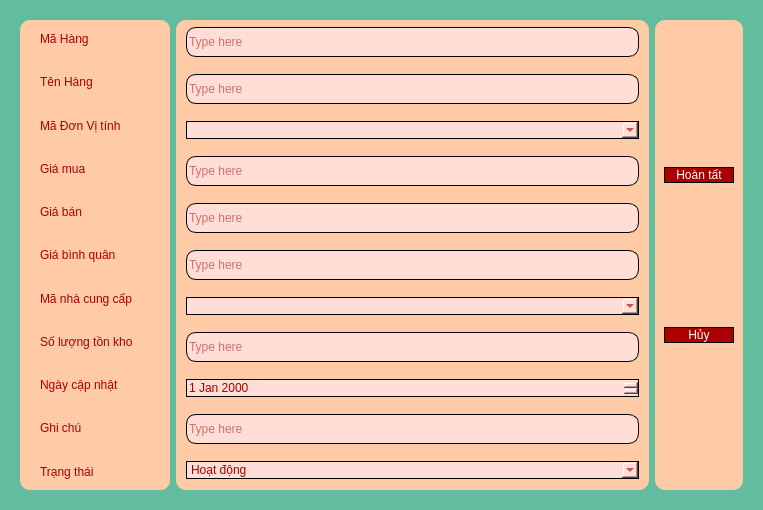
<?xml version="1.0" encoding="UTF-8"?>
<ui version="4.0">
 <class>Dialog</class>
 <widget class="QDialog" name="Dialog">
  <property name="geometry">
   <rect>
    <x>0</x>
    <y>0</y>
    <width>763</width>
    <height>510</height>
   </rect>
  </property>
  <property name="minimumSize">
   <size>
    <width>763</width>
    <height>510</height>
   </size>
  </property>
  <property name="windowTitle">
   <string>Dialog</string>
  </property>
  <property name="styleSheet">
   <string notr="true">font: 87 8pt &quot;Shopee Display Black&quot;;
background-color: rgb(98, 188, 157);</string>
  </property>
  <layout class="QHBoxLayout" name="horizontalLayout">
   <item>
    <widget class="QWidget" name="widget" native="true">
     <layout class="QHBoxLayout" name="horizontalLayout_4">
      <item>
       <widget class="QWidget" name="Menu_EnterDSHH" native="true">
        <property name="minimumSize">
         <size>
          <width>150</width>
          <height>0</height>
         </size>
        </property>
        <property name="maximumSize">
         <size>
          <width>150</width>
          <height>16777215</height>
         </size>
        </property>
        <property name="styleSheet">
         <string notr="true">	color: rgb(170, 0, 0);
	font: 87 11pt &quot;Shopee Display Black&quot;;
border-radius: 10px;
background-color: rgb(255, 202, 166);</string>
        </property>
        <layout class="QVBoxLayout" name="verticalLayout_2">
         <property name="leftMargin">
          <number>20</number>
         </property>
         <property name="topMargin">
          <number>0</number>
         </property>
         <property name="rightMargin">
          <number>0</number>
         </property>
         <property name="bottomMargin">
          <number>0</number>
         </property>
         <item>
          <widget class="QLabel" name="label">
           <property name="text">
            <string>Mã Hàng</string>
           </property>
          </widget>
         </item>
         <item>
          <widget class="QLabel" name="label_3">
           <property name="text">
            <string>Tên Hàng</string>
           </property>
          </widget>
         </item>
         <item>
          <widget class="QLabel" name="label_4">
           <property name="text">
            <string>Mã Đơn Vị tính</string>
           </property>
          </widget>
         </item>
         <item>
          <widget class="QLabel" name="label_5">
           <property name="text">
            <string>Giá mua</string>
           </property>
          </widget>
         </item>
         <item>
          <widget class="QLabel" name="label_2">
           <property name="text">
            <string>Giá bán</string>
           </property>
          </widget>
         </item>
         <item>
          <widget class="QLabel" name="label_7">
           <property name="text">
            <string>Giá bình quân</string>
           </property>
          </widget>
         </item>
         <item>
          <widget class="QLabel" name="label_8">
           <property name="text">
            <string>Mã nhà cung cấp</string>
           </property>
          </widget>
         </item>
         <item>
          <widget class="QLabel" name="label_9">
           <property name="text">
            <string>Số lượng tồn kho</string>
           </property>
          </widget>
         </item>
         <item>
          <widget class="QLabel" name="label_11">
           <property name="text">
            <string>Ngày cập nhật</string>
           </property>
          </widget>
         </item>
         <item>
          <widget class="QLabel" name="label_6">
           <property name="text">
            <string>Ghi chú</string>
           </property>
          </widget>
         </item>
         <item>
          <widget class="QLabel" name="label_10">
           <property name="text">
            <string>Trạng thái</string>
           </property>
          </widget>
         </item>
        </layout>
       </widget>
      </item>
      <item>
       <widget class="QWidget" name="Context_EnterDSHH" native="true">
        <property name="styleSheet">
         <string notr="true">	color: rgb(170, 0, 0);
	font: 87 11pt &quot;Shopee Display Black&quot;;
border-radius: 10px;
background-color: rgb(255, 202, 166);</string>
        </property>
        <layout class="QVBoxLayout" name="verticalLayout_3">
         <property name="spacing">
          <number>10</number>
         </property>
         <property name="leftMargin">
          <number>10</number>
         </property>
         <property name="topMargin">
          <number>0</number>
         </property>
         <property name="rightMargin">
          <number>10</number>
         </property>
         <property name="bottomMargin">
          <number>0</number>
         </property>
         <item>
          <widget class="QLineEdit" name="EnterDSHH_MH">
           <property name="minimumSize">
            <size>
             <width>0</width>
             <height>30</height>
            </size>
           </property>
           <property name="styleSheet">
            <string notr="true">
background-color: rgb(255, 222, 215);
color: rgb(170, 0, 0);
border: 1px solid #000000;
border-radius: 10px;
</string>
           </property>
           <property name="text">
            <string/>
           </property>
           <property name="placeholderText">
            <string>Type here</string>
           </property>
          </widget>
         </item>
         <item>
          <widget class="QLineEdit" name="EnterDSHH_TenHang">
           <property name="minimumSize">
            <size>
             <width>0</width>
             <height>30</height>
            </size>
           </property>
           <property name="styleSheet">
            <string notr="true">
background-color: rgb(255, 222, 215);
color: rgb(170, 0, 0);
border: 1px solid #000000;
border-radius: 10px;
</string>
           </property>
           <property name="text">
            <string/>
           </property>
           <property name="placeholderText">
            <string>Type here</string>
           </property>
          </widget>
         </item>
         <item>
          <widget class="QComboBox" name="EnterDSHH_MaDVT">
           <property name="styleSheet">
            <string notr="true">
background-color: rgb(255, 222, 215);
color: rgb(170, 0, 0);
border: 1px solid #000000;
border-radius: 10px;
</string>
           </property>
          </widget>
         </item>
         <item>
          <widget class="QLineEdit" name="EnterDSHH_GiaMua">
           <property name="minimumSize">
            <size>
             <width>0</width>
             <height>30</height>
            </size>
           </property>
           <property name="styleSheet">
            <string notr="true">
background-color: rgb(255, 222, 215);
color: rgb(170, 0, 0);
border: 1px solid #000000;
border-radius: 10px;
</string>
           </property>
           <property name="text">
            <string/>
           </property>
           <property name="placeholderText">
            <string>Type here</string>
           </property>
          </widget>
         </item>
         <item>
          <widget class="QLineEdit" name="EnterDSHH_GiaBan">
           <property name="minimumSize">
            <size>
             <width>0</width>
             <height>30</height>
            </size>
           </property>
           <property name="styleSheet">
            <string notr="true">
background-color: rgb(255, 222, 215);
color: rgb(170, 0, 0);
border: 1px solid #000000;
border-radius: 10px;
</string>
           </property>
           <property name="text">
            <string/>
           </property>
           <property name="placeholderText">
            <string>Type here</string>
           </property>
          </widget>
         </item>
         <item>
          <widget class="QLineEdit" name="EnterDSHH_GiaBinhQuan">
           <property name="minimumSize">
            <size>
             <width>0</width>
             <height>30</height>
            </size>
           </property>
           <property name="styleSheet">
            <string notr="true">
background-color: rgb(255, 222, 215);
color: rgb(170, 0, 0);
border: 1px solid #000000;
border-radius: 10px;
</string>
           </property>
           <property name="text">
            <string/>
           </property>
           <property name="placeholderText">
            <string>Type here</string>
           </property>
          </widget>
         </item>
         <item>
          <widget class="QComboBox" name="EnterDSHH_MaNCC">
           <property name="styleSheet">
            <string notr="true">
background-color: rgb(255, 222, 215);
color: rgb(170, 0, 0);
border: 1px solid #000000;
border-radius: 10px;
</string>
           </property>
          </widget>
         </item>
         <item>
          <widget class="QLineEdit" name="EnterDSHH_SoLuonTon">
           <property name="minimumSize">
            <size>
             <width>0</width>
             <height>30</height>
            </size>
           </property>
           <property name="styleSheet">
            <string notr="true">
background-color: rgb(255, 222, 215);
color: rgb(170, 0, 0);
border: 1px solid #000000;
border-radius: 10px;
</string>
           </property>
           <property name="text">
            <string/>
           </property>
           <property name="placeholderText">
            <string>Type here</string>
           </property>
          </widget>
         </item>
         <item>
          <widget class="QDateEdit" name="EnterDSHH_NgayCapNhat">
           <property name="styleSheet">
            <string notr="true">
background-color: rgb(255, 222, 215);
color: rgb(170, 0, 0);
border: 1px solid #000000;
border-radius: 10px;
</string>
           </property>
          </widget>
         </item>
         <item>
          <widget class="QLineEdit" name="EnterDSHH_GhiChu">
           <property name="minimumSize">
            <size>
             <width>0</width>
             <height>30</height>
            </size>
           </property>
           <property name="styleSheet">
            <string notr="true">
background-color: rgb(255, 222, 215);
color: rgb(170, 0, 0);
border: 1px solid #000000;
border-radius: 10px;
</string>
           </property>
           <property name="text">
            <string/>
           </property>
           <property name="placeholderText">
            <string>Type here</string>
           </property>
          </widget>
         </item>
         <item>
          <widget class="QComboBox" name="EnterDSHH_TrangThai">
           <property name="minimumSize">
            <size>
             <width>441</width>
             <height>0</height>
            </size>
           </property>
           <property name="styleSheet">
            <string notr="true">
background-color: rgb(255, 222, 215);
color: rgb(170, 0, 0);
border: 1px solid #000000;
border-radius: 10px;
</string>
           </property>
           <item>
            <property name="text">
             <string>Hoạt động</string>
            </property>
           </item>
           <item>
            <property name="text">
             <string>Không hoạt động</string>
            </property>
           </item>
          </widget>
         </item>
        </layout>
       </widget>
      </item>
      <item>
       <widget class="QWidget" name="horizontalWidget_3" native="true">
        <property name="maximumSize">
         <size>
          <width>100</width>
          <height>16777215</height>
         </size>
        </property>
        <property name="styleSheet">
         <string notr="true">	color: rgb(170, 0, 0);
	font: 87 11pt &quot;Shopee Display Black&quot;;
border-radius: 10px;
background-color: rgb(255, 202, 166);</string>
        </property>
        <layout class="QVBoxLayout" name="verticalLayout">
         <item>
          <widget class="QPushButton" name="EnterButtonDSHH">
           <property name="minimumSize">
            <size>
             <width>70</width>
             <height>0</height>
            </size>
           </property>
           <property name="styleSheet">
            <string notr="true">QPushButton {
	font: 81 10pt &quot;Shopee Display ExtBd&quot;;
    border: 1px solid #000000;
    border-radius: 10px;
}

QPushButton {
	background-color:  rgb(170, 0, 0);
	color: rgb(255, 255, 255);
}
QPushButton:hover {
	background-color: rgb(85, 170, 255);
}</string>
           </property>
           <property name="text">
            <string>Hoàn tất</string>
           </property>
          </widget>
         </item>
         <item>
          <widget class="QPushButton" name="ExitButtomDSHH">
           <property name="minimumSize">
            <size>
             <width>70</width>
             <height>0</height>
            </size>
           </property>
           <property name="styleSheet">
            <string notr="true">QPushButton {
	font: 81 10pt &quot;Shopee Display ExtBd&quot;;
    border: 1px solid #000000;
    border-radius: 10px;
}

QPushButton {
	background-color:  rgb(170, 0, 0);
	color: rgb(255, 255, 255);
}
QPushButton:hover {
	background-color: rgb(85, 170, 255);
}</string>
           </property>
           <property name="text">
            <string>Hủy</string>
           </property>
          </widget>
         </item>
        </layout>
       </widget>
      </item>
     </layout>
    </widget>
   </item>
  </layout>
 </widget>
 <resources/>
 <connections/>
</ui>
